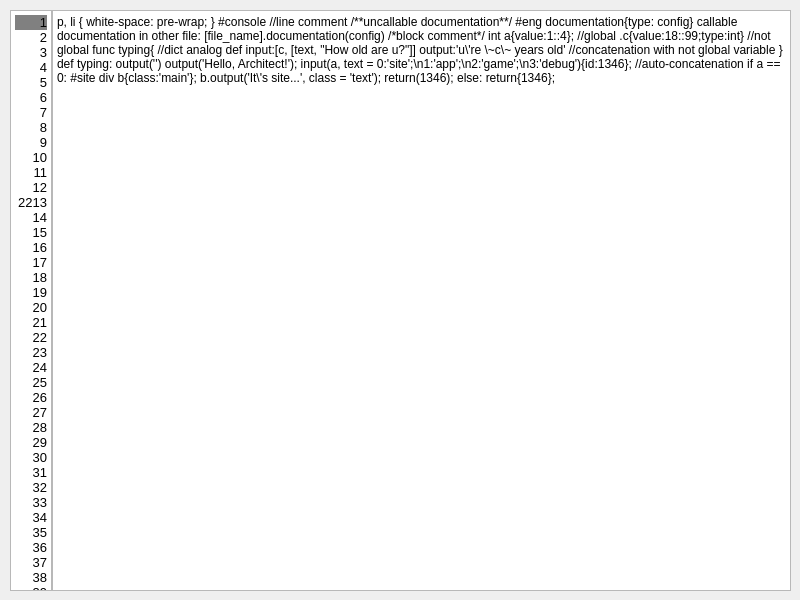
<?xml version="1.0" encoding="UTF-8"?>
<ui version="4.0">
 <class>Neon</class>
 <widget class="QWidget" name="Neon">
  <property name="geometry">
   <rect>
    <x>0</x>
    <y>0</y>
    <width>800</width>
    <height>600</height>
   </rect>
  </property>
  <property name="windowTitle">
   <string>Neon</string>
  </property>
  <widget class="QWidget" name="gridLayoutWidget">
   <property name="geometry">
    <rect>
     <x>10</x>
     <y>10</y>
     <width>781</width>
     <height>581</height>
    </rect>
   </property>
   <layout class="QGridLayout" name="gridLayout">
    <property name="horizontalSpacing">
     <number>0</number>
    </property>
    <item row="0" column="1">
     <widget class="QTextEdit" name="textEdit">
      <property name="html">
       <string>&lt;!DOCTYPE HTML PUBLIC &quot;-//W3C//DTD HTML 4.0//EN&quot; &quot;http://www.w3.org/TR/REC-html40/strict.dtd&quot;&gt;
&lt;html&gt;&lt;head&gt;&lt;meta name=&quot;qrichtext&quot; content=&quot;1&quot; /&gt;&lt;style type=&quot;text/css&quot;&gt;
p, li { white-space: pre-wrap; }
&lt;/style&gt;&lt;/head&gt;&lt;body style=&quot; font-family:'MS Shell Dlg 2'; font-size:8.25pt; font-weight:400; font-style:normal;&quot;&gt;
&lt;p style=&quot; margin-top:0px; margin-bottom:0px; margin-left:0px; margin-right:0px; -qt-block-indent:0; text-indent:0px;&quot;&gt;&lt;span style=&quot; font-family:'Courier New'; font-size:10pt;&quot;&gt;#console&lt;/span&gt;&lt;/p&gt;
&lt;p style=&quot;-qt-paragraph-type:empty; margin-top:0px; margin-bottom:0px; margin-left:0px; margin-right:0px; -qt-block-indent:0; text-indent:0px; font-family:'Courier New'; font-size:10pt;&quot;&gt;&lt;br /&gt;&lt;/p&gt;
&lt;p style=&quot; margin-top:0px; margin-bottom:0px; margin-left:0px; margin-right:0px; -qt-block-indent:0; text-indent:0px;&quot;&gt;&lt;span style=&quot; font-family:'Courier New'; font-size:10pt;&quot;&gt;//line comment&lt;/span&gt;&lt;/p&gt;
&lt;p style=&quot;-qt-paragraph-type:empty; margin-top:0px; margin-bottom:0px; margin-left:0px; margin-right:0px; -qt-block-indent:0; text-indent:0px; font-family:'Courier New'; font-size:10pt;&quot;&gt;&lt;br /&gt;&lt;/p&gt;
&lt;p style=&quot; margin-top:0px; margin-bottom:0px; margin-left:0px; margin-right:0px; -qt-block-indent:0; text-indent:0px;&quot;&gt;&lt;span style=&quot; font-family:'Courier New'; font-size:10pt;&quot;&gt;/**uncallable documentation**/&lt;/span&gt;&lt;/p&gt;
&lt;p style=&quot;-qt-paragraph-type:empty; margin-top:0px; margin-bottom:0px; margin-left:0px; margin-right:0px; -qt-block-indent:0; text-indent:0px; font-family:'Courier New'; font-size:10pt;&quot;&gt;&lt;br /&gt;&lt;/p&gt;
&lt;p style=&quot; margin-top:0px; margin-bottom:0px; margin-left:0px; margin-right:0px; -qt-block-indent:0; text-indent:0px;&quot;&gt;&lt;span style=&quot; font-family:'Courier New'; font-size:10pt;&quot;&gt;#eng documentation{type: config}&lt;/span&gt;&lt;/p&gt;
&lt;p style=&quot; margin-top:0px; margin-bottom:0px; margin-left:0px; margin-right:0px; -qt-block-indent:0; text-indent:0px;&quot;&gt;&lt;span style=&quot; font-family:'Courier New'; font-size:10pt;&quot;&gt;	&lt;/span&gt;&lt;/p&gt;
&lt;p style=&quot; margin-top:0px; margin-bottom:0px; margin-left:0px; margin-right:0px; -qt-block-indent:0; text-indent:0px;&quot;&gt;&lt;span style=&quot; font-family:'Courier New'; font-size:10pt;&quot;&gt;	callable documentation&lt;/span&gt;&lt;/p&gt;
&lt;p style=&quot; margin-top:0px; margin-bottom:0px; margin-left:0px; margin-right:0px; -qt-block-indent:0; text-indent:0px;&quot;&gt;&lt;span style=&quot; font-family:'Courier New'; font-size:10pt;&quot;&gt;	in other file: [file_name].documentation(config)&lt;/span&gt;&lt;/p&gt;
&lt;p style=&quot;-qt-paragraph-type:empty; margin-top:0px; margin-bottom:0px; margin-left:0px; margin-right:0px; -qt-block-indent:0; text-indent:0px; font-family:'Courier New'; font-size:10pt;&quot;&gt;&lt;br /&gt;&lt;/p&gt;
&lt;p style=&quot; margin-top:0px; margin-bottom:0px; margin-left:0px; margin-right:0px; -qt-block-indent:0; text-indent:0px;&quot;&gt;&lt;span style=&quot; font-family:'Courier New'; font-size:10pt;&quot;&gt;/*block comment*/&lt;/span&gt;&lt;/p&gt;
&lt;p style=&quot;-qt-paragraph-type:empty; margin-top:0px; margin-bottom:0px; margin-left:0px; margin-right:0px; -qt-block-indent:0; text-indent:0px; font-family:'Courier New'; font-size:10pt;&quot;&gt;&lt;br /&gt;&lt;/p&gt;
&lt;p style=&quot; margin-top:0px; margin-bottom:0px; margin-left:0px; margin-right:0px; -qt-block-indent:0; text-indent:0px;&quot;&gt;&lt;span style=&quot; font-family:'Courier New'; font-size:10pt;&quot;&gt;int a{value:1::4}; //global&lt;/span&gt;&lt;/p&gt;
&lt;p style=&quot; margin-top:0px; margin-bottom:0px; margin-left:0px; margin-right:0px; -qt-block-indent:0; text-indent:0px;&quot;&gt;&lt;span style=&quot; font-family:'Courier New'; font-size:10pt;&quot;&gt;.c{value:18::99;type:int} //not global &lt;/span&gt;&lt;/p&gt;
&lt;p style=&quot;-qt-paragraph-type:empty; margin-top:0px; margin-bottom:0px; margin-left:0px; margin-right:0px; -qt-block-indent:0; text-indent:0px; font-family:'Courier New'; font-size:10pt;&quot;&gt;&lt;br /&gt;&lt;/p&gt;
&lt;p style=&quot; margin-top:0px; margin-bottom:0px; margin-left:0px; margin-right:0px; -qt-block-indent:0; text-indent:0px;&quot;&gt;&lt;span style=&quot; font-family:'Courier New'; font-size:10pt;&quot;&gt;func typing{ //dict analog def&lt;/span&gt;&lt;/p&gt;
&lt;p style=&quot; margin-top:0px; margin-bottom:0px; margin-left:0px; margin-right:0px; -qt-block-indent:0; text-indent:0px;&quot;&gt;&lt;span style=&quot; font-family:'Courier New'; font-size:10pt;&quot;&gt;	input:[c, [text, &amp;quot;How old are u?&amp;quot;]]&lt;/span&gt;&lt;/p&gt;
&lt;p style=&quot; margin-top:0px; margin-bottom:0px; margin-left:0px; margin-right:0px; -qt-block-indent:0; text-indent:0px;&quot;&gt;&lt;span style=&quot; font-family:'Courier New'; font-size:10pt;&quot;&gt;	output:'u\'re \~c\~ years old' //concatenation with not global variable&lt;/span&gt;&lt;/p&gt;
&lt;p style=&quot; margin-top:0px; margin-bottom:0px; margin-left:0px; margin-right:0px; -qt-block-indent:0; text-indent:0px;&quot;&gt;&lt;span style=&quot; font-family:'Courier New'; font-size:10pt;&quot;&gt;}&lt;/span&gt;&lt;/p&gt;
&lt;p style=&quot;-qt-paragraph-type:empty; margin-top:0px; margin-bottom:0px; margin-left:0px; margin-right:0px; -qt-block-indent:0; text-indent:0px; font-family:'Courier New'; font-size:10pt;&quot;&gt;&lt;br /&gt;&lt;/p&gt;
&lt;p style=&quot; margin-top:0px; margin-bottom:0px; margin-left:0px; margin-right:0px; -qt-block-indent:0; text-indent:0px;&quot;&gt;&lt;span style=&quot; font-family:'Courier New'; font-size:10pt;&quot;&gt;def typing:&lt;/span&gt;&lt;/p&gt;
&lt;p style=&quot; margin-top:0px; margin-bottom:0px; margin-left:0px; margin-right:0px; -qt-block-indent:0; text-indent:0px;&quot;&gt;&lt;span style=&quot; font-family:'Courier New'; font-size:10pt;&quot;&gt;	output('')&lt;/span&gt;&lt;/p&gt;
&lt;p style=&quot;-qt-paragraph-type:empty; margin-top:0px; margin-bottom:0px; margin-left:0px; margin-right:0px; -qt-block-indent:0; text-indent:0px; font-family:'Courier New'; font-size:10pt;&quot;&gt;&lt;br /&gt;&lt;/p&gt;
&lt;p style=&quot; margin-top:0px; margin-bottom:0px; margin-left:0px; margin-right:0px; -qt-block-indent:0; text-indent:0px;&quot;&gt;&lt;span style=&quot; font-family:'Courier New'; font-size:10pt;&quot;&gt;output('Hello, Architect!');&lt;/span&gt;&lt;/p&gt;
&lt;p style=&quot; margin-top:0px; margin-bottom:0px; margin-left:0px; margin-right:0px; -qt-block-indent:0; text-indent:0px;&quot;&gt;&lt;span style=&quot; font-family:'Courier New'; font-size:10pt;&quot;&gt;input(a, text = 0:'site';\n1:'app';\n2:'game';\n3:'debug'){id:1346}; //auto-concatenation&lt;/span&gt;&lt;/p&gt;
&lt;p style=&quot;-qt-paragraph-type:empty; margin-top:0px; margin-bottom:0px; margin-left:0px; margin-right:0px; -qt-block-indent:0; text-indent:0px; font-family:'Courier New'; font-size:10pt;&quot;&gt;&lt;br /&gt;&lt;/p&gt;
&lt;p style=&quot; margin-top:0px; margin-bottom:0px; margin-left:0px; margin-right:0px; -qt-block-indent:0; text-indent:0px;&quot;&gt;&lt;span style=&quot; font-family:'Courier New'; font-size:10pt;&quot;&gt;if a == 0:&lt;/span&gt;&lt;/p&gt;
&lt;p style=&quot;-qt-paragraph-type:empty; margin-top:0px; margin-bottom:0px; margin-left:0px; margin-right:0px; -qt-block-indent:0; text-indent:0px; font-family:'Courier New'; font-size:10pt;&quot;&gt;&lt;br /&gt;&lt;/p&gt;
&lt;p style=&quot; margin-top:0px; margin-bottom:0px; margin-left:0px; margin-right:0px; -qt-block-indent:0; text-indent:0px;&quot;&gt;&lt;span style=&quot; font-family:'Courier New'; font-size:10pt;&quot;&gt;	#site&lt;/span&gt;&lt;/p&gt;
&lt;p style=&quot; margin-top:0px; margin-bottom:0px; margin-left:0px; margin-right:0px; -qt-block-indent:0; text-indent:0px;&quot;&gt;&lt;span style=&quot; font-family:'Courier New'; font-size:10pt;&quot;&gt;		&lt;/span&gt;&lt;/p&gt;
&lt;p style=&quot; margin-top:0px; margin-bottom:0px; margin-left:0px; margin-right:0px; -qt-block-indent:0; text-indent:0px;&quot;&gt;&lt;span style=&quot; font-family:'Courier New'; font-size:10pt;&quot;&gt;		div b{class:'main'};&lt;/span&gt;&lt;/p&gt;
&lt;p style=&quot; margin-top:0px; margin-bottom:0px; margin-left:0px; margin-right:0px; -qt-block-indent:0; text-indent:0px;&quot;&gt;&lt;span style=&quot; font-family:'Courier New'; font-size:10pt;&quot;&gt;		&lt;/span&gt;&lt;/p&gt;
&lt;p style=&quot; margin-top:0px; margin-bottom:0px; margin-left:0px; margin-right:0px; -qt-block-indent:0; text-indent:0px;&quot;&gt;&lt;span style=&quot; font-family:'Courier New'; font-size:10pt;&quot;&gt;		b.output('It\'s site...', class = 'text');&lt;/span&gt;&lt;/p&gt;
&lt;p style=&quot; margin-top:0px; margin-bottom:0px; margin-left:0px; margin-right:0px; -qt-block-indent:0; text-indent:0px;&quot;&gt;&lt;span style=&quot; font-family:'Courier New'; font-size:10pt;&quot;&gt;		&lt;/span&gt;&lt;/p&gt;
&lt;p style=&quot; margin-top:0px; margin-bottom:0px; margin-left:0px; margin-right:0px; -qt-block-indent:0; text-indent:0px;&quot;&gt;&lt;span style=&quot; font-family:'Courier New'; font-size:10pt;&quot;&gt;	return(1346);&lt;/span&gt;&lt;/p&gt;
&lt;p style=&quot; margin-top:0px; margin-bottom:0px; margin-left:0px; margin-right:0px; -qt-block-indent:0; text-indent:0px;&quot;&gt;&lt;span style=&quot; font-family:'Courier New'; font-size:10pt;&quot;&gt;	&lt;/span&gt;&lt;/p&gt;
&lt;p style=&quot; margin-top:0px; margin-bottom:0px; margin-left:0px; margin-right:0px; -qt-block-indent:0; text-indent:0px;&quot;&gt;&lt;span style=&quot; font-family:'Courier New'; font-size:10pt;&quot;&gt;else: return{1346};&lt;/span&gt;&lt;/p&gt;&lt;/body&gt;&lt;/html&gt;</string>
      </property>
     </widget>
    </item>
    <item row="0" column="0">
     <widget class="QTextBrowser" name="textBrowser">
      <property name="maximumSize">
       <size>
        <width>42</width>
        <height>16777215</height>
       </size>
      </property>
      <property name="verticalScrollBarPolicy">
       <enum>Qt::ScrollBarAlwaysOff</enum>
      </property>
      <property name="horizontalScrollBarPolicy">
       <enum>Qt::ScrollBarAlwaysOff</enum>
      </property>
      <property name="html">
       <string>&lt;!DOCTYPE HTML PUBLIC &quot;-//W3C//DTD HTML 4.0//EN&quot; &quot;http://www.w3.org/TR/REC-html40/strict.dtd&quot;&gt;
&lt;html&gt;&lt;head&gt;&lt;meta name=&quot;qrichtext&quot; content=&quot;1&quot; /&gt;&lt;style type=&quot;text/css&quot;&gt;
p, li { white-space: pre-wrap; }
&lt;/style&gt;&lt;/head&gt;&lt;body style=&quot; font-family:'MS Shell Dlg 2'; font-size:8.25pt; font-weight:400; font-style:normal;&quot;&gt;
&lt;p align=&quot;right&quot; style=&quot; margin-top:0px; margin-bottom:0px; margin-left:0px; margin-right:0px; -qt-block-indent:0; text-indent:0px; background-color:#808080;&quot;&gt;&lt;span style=&quot; font-family:'Courier New'; font-size:10pt;&quot;&gt;1&lt;/span&gt;&lt;/p&gt;
&lt;p align=&quot;right&quot; style=&quot; margin-top:0px; margin-bottom:0px; margin-left:0px; margin-right:0px; -qt-block-indent:0; text-indent:0px;&quot;&gt;&lt;span style=&quot; font-family:'Courier New'; font-size:10pt;&quot;&gt;2&lt;/span&gt;&lt;/p&gt;
&lt;p align=&quot;right&quot; style=&quot; margin-top:0px; margin-bottom:0px; margin-left:0px; margin-right:0px; -qt-block-indent:0; text-indent:0px;&quot;&gt;&lt;span style=&quot; font-family:'Courier New'; font-size:10pt;&quot;&gt;3&lt;/span&gt;&lt;/p&gt;
&lt;p align=&quot;right&quot; style=&quot; margin-top:0px; margin-bottom:0px; margin-left:0px; margin-right:0px; -qt-block-indent:0; text-indent:0px;&quot;&gt;&lt;span style=&quot; font-family:'Courier New'; font-size:10pt;&quot;&gt;4&lt;/span&gt;&lt;/p&gt;
&lt;p align=&quot;right&quot; style=&quot; margin-top:0px; margin-bottom:0px; margin-left:0px; margin-right:0px; -qt-block-indent:0; text-indent:0px;&quot;&gt;&lt;span style=&quot; font-family:'Courier New'; font-size:10pt;&quot;&gt;5&lt;/span&gt;&lt;/p&gt;
&lt;p align=&quot;right&quot; style=&quot; margin-top:0px; margin-bottom:0px; margin-left:0px; margin-right:0px; -qt-block-indent:0; text-indent:0px;&quot;&gt;&lt;span style=&quot; font-family:'Courier New'; font-size:10pt;&quot;&gt;6&lt;/span&gt;&lt;/p&gt;
&lt;p align=&quot;right&quot; style=&quot; margin-top:0px; margin-bottom:0px; margin-left:0px; margin-right:0px; -qt-block-indent:0; text-indent:0px;&quot;&gt;&lt;span style=&quot; font-family:'Courier New'; font-size:10pt;&quot;&gt;7&lt;/span&gt;&lt;/p&gt;
&lt;p align=&quot;right&quot; style=&quot; margin-top:0px; margin-bottom:0px; margin-left:0px; margin-right:0px; -qt-block-indent:0; text-indent:0px;&quot;&gt;&lt;span style=&quot; font-family:'Courier New'; font-size:10pt;&quot;&gt;8&lt;/span&gt;&lt;/p&gt;
&lt;p align=&quot;right&quot; style=&quot; margin-top:0px; margin-bottom:0px; margin-left:0px; margin-right:0px; -qt-block-indent:0; text-indent:0px;&quot;&gt;&lt;span style=&quot; font-family:'Courier New'; font-size:10pt;&quot;&gt;9&lt;/span&gt;&lt;/p&gt;
&lt;p align=&quot;right&quot; style=&quot; margin-top:0px; margin-bottom:0px; margin-left:0px; margin-right:0px; -qt-block-indent:0; text-indent:0px;&quot;&gt;&lt;span style=&quot; font-family:'Courier New'; font-size:10pt;&quot;&gt;10&lt;/span&gt;&lt;/p&gt;
&lt;p align=&quot;right&quot; style=&quot; margin-top:0px; margin-bottom:0px; margin-left:0px; margin-right:0px; -qt-block-indent:0; text-indent:0px;&quot;&gt;&lt;span style=&quot; font-family:'Courier New'; font-size:10pt;&quot;&gt;11&lt;/span&gt;&lt;/p&gt;
&lt;p align=&quot;right&quot; style=&quot; margin-top:0px; margin-bottom:0px; margin-left:0px; margin-right:0px; -qt-block-indent:0; text-indent:0px;&quot;&gt;&lt;span style=&quot; font-family:'Courier New'; font-size:10pt;&quot;&gt;12&lt;/span&gt;&lt;/p&gt;
&lt;p align=&quot;right&quot; style=&quot; margin-top:0px; margin-bottom:0px; margin-left:0px; margin-right:0px; -qt-block-indent:0; text-indent:0px;&quot;&gt;&lt;span style=&quot; font-family:'Courier New'; font-size:10pt;&quot;&gt;2213&lt;/span&gt;&lt;/p&gt;
&lt;p align=&quot;right&quot; style=&quot; margin-top:0px; margin-bottom:0px; margin-left:0px; margin-right:0px; -qt-block-indent:0; text-indent:0px;&quot;&gt;&lt;span style=&quot; font-family:'Courier New'; font-size:10pt;&quot;&gt;14&lt;/span&gt;&lt;/p&gt;
&lt;p align=&quot;right&quot; style=&quot; margin-top:0px; margin-bottom:0px; margin-left:0px; margin-right:0px; -qt-block-indent:0; text-indent:0px;&quot;&gt;&lt;span style=&quot; font-family:'Courier New'; font-size:10pt;&quot;&gt;15&lt;/span&gt;&lt;/p&gt;
&lt;p align=&quot;right&quot; style=&quot; margin-top:0px; margin-bottom:0px; margin-left:0px; margin-right:0px; -qt-block-indent:0; text-indent:0px;&quot;&gt;&lt;span style=&quot; font-family:'Courier New'; font-size:10pt;&quot;&gt;16&lt;/span&gt;&lt;/p&gt;
&lt;p align=&quot;right&quot; style=&quot; margin-top:0px; margin-bottom:0px; margin-left:0px; margin-right:0px; -qt-block-indent:0; text-indent:0px;&quot;&gt;&lt;span style=&quot; font-family:'Courier New'; font-size:10pt;&quot;&gt;17&lt;/span&gt;&lt;/p&gt;
&lt;p align=&quot;right&quot; style=&quot; margin-top:0px; margin-bottom:0px; margin-left:0px; margin-right:0px; -qt-block-indent:0; text-indent:0px;&quot;&gt;&lt;span style=&quot; font-family:'Courier New'; font-size:10pt;&quot;&gt;18&lt;/span&gt;&lt;/p&gt;
&lt;p align=&quot;right&quot; style=&quot; margin-top:0px; margin-bottom:0px; margin-left:0px; margin-right:0px; -qt-block-indent:0; text-indent:0px;&quot;&gt;&lt;span style=&quot; font-family:'Courier New'; font-size:10pt;&quot;&gt;19&lt;/span&gt;&lt;/p&gt;
&lt;p align=&quot;right&quot; style=&quot; margin-top:0px; margin-bottom:0px; margin-left:0px; margin-right:0px; -qt-block-indent:0; text-indent:0px;&quot;&gt;&lt;span style=&quot; font-family:'Courier New'; font-size:10pt;&quot;&gt;20&lt;/span&gt;&lt;/p&gt;
&lt;p align=&quot;right&quot; style=&quot; margin-top:0px; margin-bottom:0px; margin-left:0px; margin-right:0px; -qt-block-indent:0; text-indent:0px;&quot;&gt;&lt;span style=&quot; font-family:'Courier New'; font-size:10pt;&quot;&gt;21&lt;/span&gt;&lt;/p&gt;
&lt;p align=&quot;right&quot; style=&quot; margin-top:0px; margin-bottom:0px; margin-left:0px; margin-right:0px; -qt-block-indent:0; text-indent:0px;&quot;&gt;&lt;span style=&quot; font-family:'Courier New'; font-size:10pt;&quot;&gt;22&lt;/span&gt;&lt;/p&gt;
&lt;p align=&quot;right&quot; style=&quot; margin-top:0px; margin-bottom:0px; margin-left:0px; margin-right:0px; -qt-block-indent:0; text-indent:0px;&quot;&gt;&lt;span style=&quot; font-family:'Courier New'; font-size:10pt;&quot;&gt;23&lt;/span&gt;&lt;/p&gt;
&lt;p align=&quot;right&quot; style=&quot; margin-top:0px; margin-bottom:0px; margin-left:0px; margin-right:0px; -qt-block-indent:0; text-indent:0px;&quot;&gt;&lt;span style=&quot; font-family:'Courier New'; font-size:10pt;&quot;&gt;24&lt;/span&gt;&lt;/p&gt;
&lt;p align=&quot;right&quot; style=&quot; margin-top:0px; margin-bottom:0px; margin-left:0px; margin-right:0px; -qt-block-indent:0; text-indent:0px;&quot;&gt;&lt;span style=&quot; font-family:'Courier New'; font-size:10pt;&quot;&gt;25&lt;/span&gt;&lt;/p&gt;
&lt;p align=&quot;right&quot; style=&quot; margin-top:0px; margin-bottom:0px; margin-left:0px; margin-right:0px; -qt-block-indent:0; text-indent:0px;&quot;&gt;&lt;span style=&quot; font-family:'Courier New'; font-size:10pt;&quot;&gt;26&lt;/span&gt;&lt;/p&gt;
&lt;p align=&quot;right&quot; style=&quot; margin-top:0px; margin-bottom:0px; margin-left:0px; margin-right:0px; -qt-block-indent:0; text-indent:0px;&quot;&gt;&lt;span style=&quot; font-family:'Courier New'; font-size:10pt;&quot;&gt;27&lt;/span&gt;&lt;/p&gt;
&lt;p align=&quot;right&quot; style=&quot; margin-top:0px; margin-bottom:0px; margin-left:0px; margin-right:0px; -qt-block-indent:0; text-indent:0px;&quot;&gt;&lt;span style=&quot; font-family:'Courier New'; font-size:10pt;&quot;&gt;28&lt;/span&gt;&lt;/p&gt;
&lt;p align=&quot;right&quot; style=&quot; margin-top:0px; margin-bottom:0px; margin-left:0px; margin-right:0px; -qt-block-indent:0; text-indent:0px;&quot;&gt;&lt;span style=&quot; font-family:'Courier New'; font-size:10pt;&quot;&gt;29&lt;/span&gt;&lt;/p&gt;
&lt;p align=&quot;right&quot; style=&quot; margin-top:0px; margin-bottom:0px; margin-left:0px; margin-right:0px; -qt-block-indent:0; text-indent:0px;&quot;&gt;&lt;span style=&quot; font-family:'Courier New'; font-size:10pt;&quot;&gt;30&lt;/span&gt;&lt;/p&gt;
&lt;p align=&quot;right&quot; style=&quot; margin-top:0px; margin-bottom:0px; margin-left:0px; margin-right:0px; -qt-block-indent:0; text-indent:0px;&quot;&gt;&lt;span style=&quot; font-family:'Courier New'; font-size:10pt;&quot;&gt;31&lt;/span&gt;&lt;/p&gt;
&lt;p align=&quot;right&quot; style=&quot; margin-top:0px; margin-bottom:0px; margin-left:0px; margin-right:0px; -qt-block-indent:0; text-indent:0px;&quot;&gt;&lt;span style=&quot; font-family:'Courier New'; font-size:10pt;&quot;&gt;32&lt;/span&gt;&lt;/p&gt;
&lt;p align=&quot;right&quot; style=&quot; margin-top:0px; margin-bottom:0px; margin-left:0px; margin-right:0px; -qt-block-indent:0; text-indent:0px;&quot;&gt;&lt;span style=&quot; font-family:'Courier New'; font-size:10pt;&quot;&gt;33&lt;/span&gt;&lt;/p&gt;
&lt;p align=&quot;right&quot; style=&quot; margin-top:0px; margin-bottom:0px; margin-left:0px; margin-right:0px; -qt-block-indent:0; text-indent:0px;&quot;&gt;&lt;span style=&quot; font-family:'Courier New'; font-size:10pt;&quot;&gt;34&lt;/span&gt;&lt;/p&gt;
&lt;p align=&quot;right&quot; style=&quot; margin-top:0px; margin-bottom:0px; margin-left:0px; margin-right:0px; -qt-block-indent:0; text-indent:0px;&quot;&gt;&lt;span style=&quot; font-family:'Courier New'; font-size:10pt;&quot;&gt;35&lt;/span&gt;&lt;/p&gt;
&lt;p align=&quot;right&quot; style=&quot; margin-top:0px; margin-bottom:0px; margin-left:0px; margin-right:0px; -qt-block-indent:0; text-indent:0px;&quot;&gt;&lt;span style=&quot; font-family:'Courier New'; font-size:10pt;&quot;&gt;36&lt;/span&gt;&lt;/p&gt;
&lt;p align=&quot;right&quot; style=&quot; margin-top:0px; margin-bottom:0px; margin-left:0px; margin-right:0px; -qt-block-indent:0; text-indent:0px;&quot;&gt;&lt;span style=&quot; font-family:'Courier New'; font-size:10pt;&quot;&gt;37&lt;/span&gt;&lt;/p&gt;
&lt;p align=&quot;right&quot; style=&quot; margin-top:0px; margin-bottom:0px; margin-left:0px; margin-right:0px; -qt-block-indent:0; text-indent:0px;&quot;&gt;&lt;span style=&quot; font-family:'Courier New'; font-size:10pt;&quot;&gt;38&lt;/span&gt;&lt;/p&gt;
&lt;p align=&quot;right&quot; style=&quot; margin-top:0px; margin-bottom:0px; margin-left:0px; margin-right:0px; -qt-block-indent:0; text-indent:0px;&quot;&gt;&lt;span style=&quot; font-family:'Courier New'; font-size:10pt;&quot;&gt;39&lt;/span&gt;&lt;/p&gt;
&lt;p align=&quot;right&quot; style=&quot; margin-top:0px; margin-bottom:0px; margin-left:0px; margin-right:0px; -qt-block-indent:0; text-indent:0px;&quot;&gt;&lt;span style=&quot; font-family:'Courier New'; font-size:10pt;&quot;&gt;40&lt;/span&gt;&lt;/p&gt;&lt;/body&gt;&lt;/html&gt;</string>
      </property>
     </widget>
    </item>
   </layout>
  </widget>
 </widget>
 <resources/>
 <connections/>
</ui>
